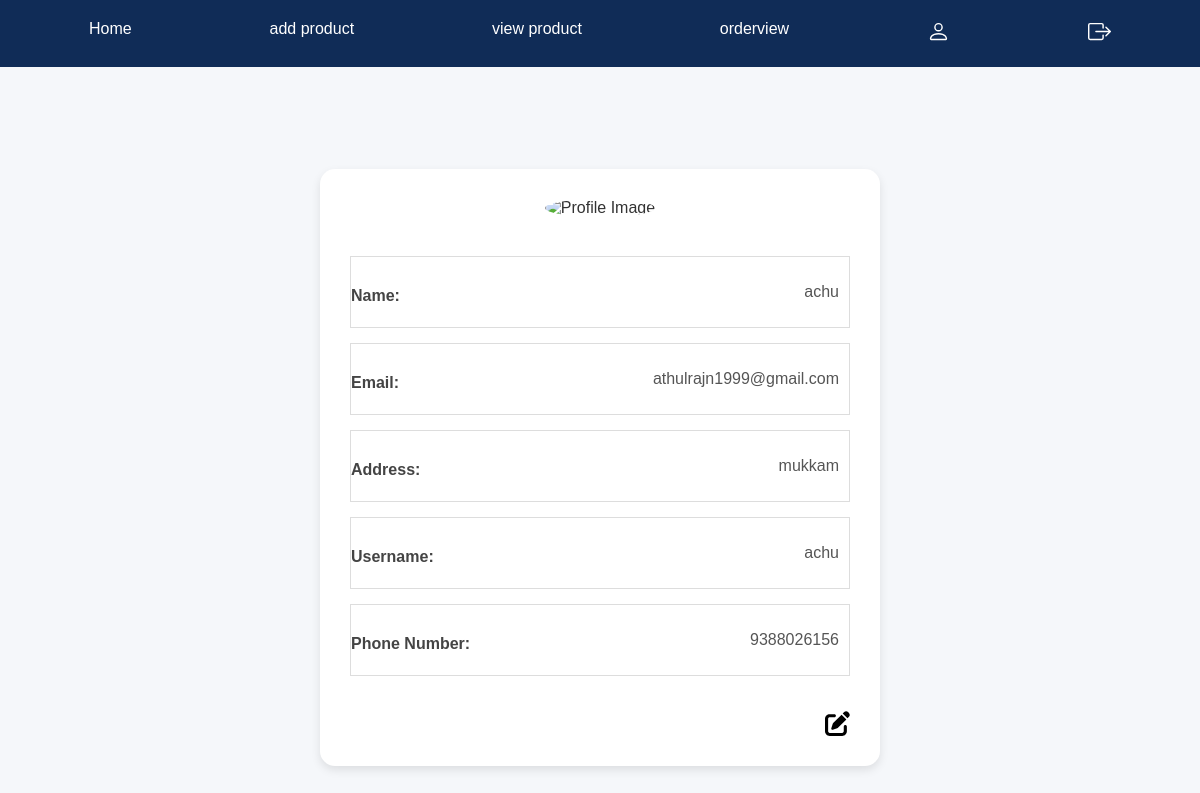
The app's page /company_profile (signed in) with its own data.
### app/models.py (models this page shows)
class CustomeUser(AbstractUser):
    age = models.IntegerField(null=True, blank=True)
    dob= models.DateField(null=True, blank=True)
    phone_number = models.IntegerField(null=True, blank=True, unique=True)
    usertype=models.CharField(max_length=200)
    address=models.CharField(null=True,blank=True,max_length=100)
    place=models.CharField(null=True,blank=True,max_length=500)
    status=models.CharField(max_length=100,null=True, blank=True,default='pending')
    license=models.FileField(null=True,blank=True)
    Image=models.FileField(null=True,blank=True)
    certificate = models.FileField(null=True, blank=True)
    contact_name = models.CharField(max_length=255, null=True, blank=True)
    delivery_address=models.CharField(null=True,blank=True,max_length=100)

### app/views.py (the view)
# urls.py: path('company_profile',views.company_profile,name='company_profile'),
def company_profile(request):
    user=CustomeUser.objects.get(id=request.user.id)
    return render(request,'company/company_profile.html',{'data':user})

### template/company/company_profile.html (shortened to what this page needs)
{% extends 'company/company_home.html' %}
{% block content %}
{% load static %}
<div class="profile-container">
    <div class="profile-card">
        <div class="profile-header">
            <img src="{{data.image.url}}" alt="Profile Image" class="profile-img">
        </div>
        <div class="profile-body">
            <div class="profile-item">
                <label>Name:</label>
                <p>{{ data.first_name }}</p>
            </div>
            <div class="profile-item">
                <label >Email:</label>
                <p>{{ data.email }}</p>
            </div>
            <div class="profile-item">
                <label>Address:</label>
                <p>{{ data.address }}</p>
            </div>
            <div class="profile-item">
                <label>Username:</label>
                <p>{{ data.username }}</p>
            </div>
            <div class="profile-item">
                <label>Phone Number:</label>
                <p>{{ data.phone_number }}</p>
            </div>
            <div class="profile-footer">
                <a class="aa"href="{% url 'company_edit' %}"></a>
            </div>
        </div>
    </div>
</div>
{% endblock %}

### template/company/company_profile.html (style rules this page uses)
.profile-container { display: flex; justify-content: center; align-items: center; min-height: 100vh; background-color: #f5f7fa; font-family: Arial, sans-serif; }
.profile-card { background-color: white; width: 500px; padding: 30px; border-radius: 15px; box-shadow: 0 4px 10px rgba(0, 0, 0, 0.1); text-align: center; }
.profile-header img { width: 80px; border-radius: 50%; margin-bottom: 15px; }
.profile-body { display: flex; flex-direction: column; gap: 15px; }
.profile-item { display: flex; float: inline-end; justify-content: space-between; border-bottom: 1px solid #ddd; border-top: 1px solid #ddd; border-right: 1px solid #ddd; border-left: 1px solid #ddd; padding: 10px 0; color: #555; padding-right: 10px; }
.profile-item label { float: inline-start; font-weight: bold; color: #444; margin-top: 20px; }
.profile-footer { margin-top: 20px; }
.profile-footer a svg { fill: #333; transition: fill 0.3s; float: inline-end; }

### records on screen
CustomeUser: first_name "achu", email "athulrajn1999@gmail.com", address "mukkam", username "achu", phone_number "9388026156"
